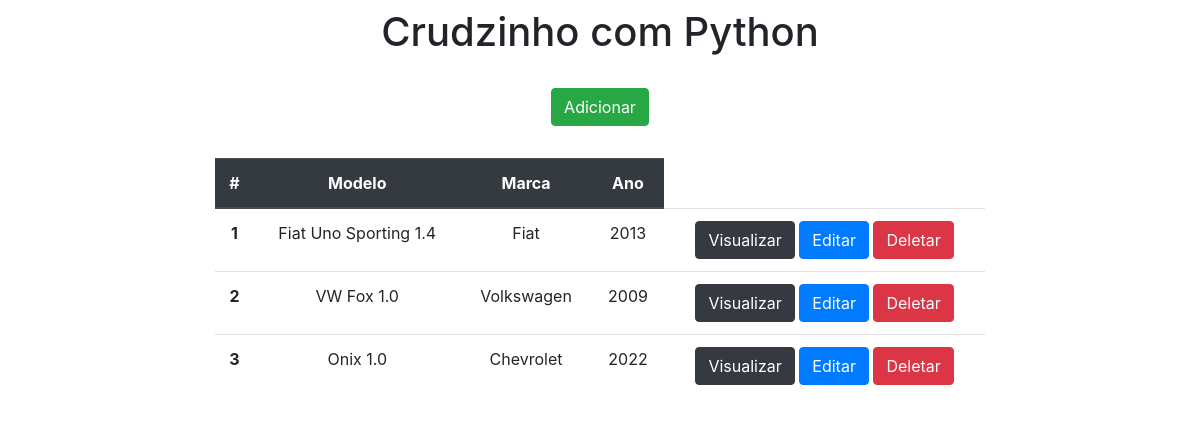
The app's page /, older data.
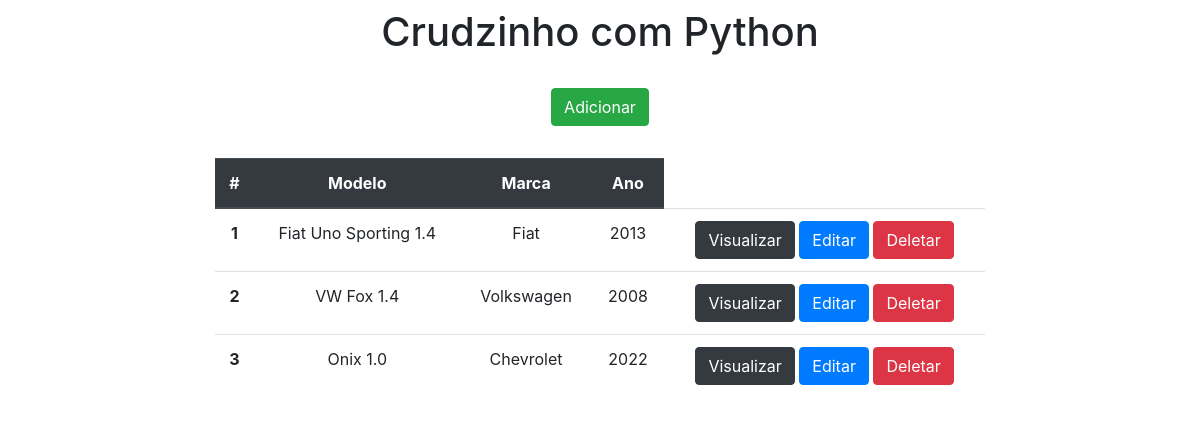
The same page, newer data.
### app/models.py (models this page shows)
class Carros(models.Model):
    modelo = models.CharField(max_length=150)
    marca = models.CharField(max_length=100)
    ano = models.IntegerField()

### app/views.py (the view)
# urls.py: 2. Add a URL to urlpatterns:  path('', views.home, name='home')
def home(request):
    data = {}
    data['db'] = Carros.objects.all()
    return render(request, 'index.html', data)

### app/templates/index.html (shortened to what this page needs)
<!DOCTYPE html>
<html lang="pt-BR">
<head>
    <link rel="stylesheet" href="https://stackpath.bootstrapcdn.com/bootstrap/4.4.1/css/bootstrap.min.css">
</head>
<body>
    <div class="col-8 m-auto pt-2 pb-2 text-center">
        <h1>Crudzinho com Python</h1>
    </div>
    <div class="col-8 m-auto pt-3 pb-2 text-center">
        <a href="/form" class="btn btn-success">Adicionar</a>
    </div>
    <div class="col-8 m-auto pt-4 pb-2 text-center">
        <table class="table">
            <thead class="thead-dark">
              <tr>
                <th scope="col">#</th>
                <th scope="col">Modelo</th>
                <th scope="col">Marca</th>
                <th scope="col">Ano</th>
              </tr>
            </thead>
            <tbody>
            {% for dbs in db%}
            <tr>
                <th>{{dbs.id}}</th>
                <td>{{dbs.modelo}}</td>
                <td>{{dbs.marca}}</td>
                <td>{{dbs.ano}}</td>
                <td>
                    <a href="/view/{{dbs.id}}/" class="btn btn-dark">Visualizar</a>
                    <a href="/edit/{{dbs.id}}/" class="btn btn-primary">Editar</a>
                    <a href="/delete/{{dbs.id}}/" class="btn btn-danger btnDel">Deletar</a>
                </td>
              </tr>
            {% endfor %}
            </tbody>
        </table>
    </div>
    {% load static %}
</body>
</html>

Row changes from the older to the newer data that the page shows:
changed Carros "Volkswagen": modelo "VW Fox 1.0" → "VW Fox 1.4"; ano "2009" → "2008"
